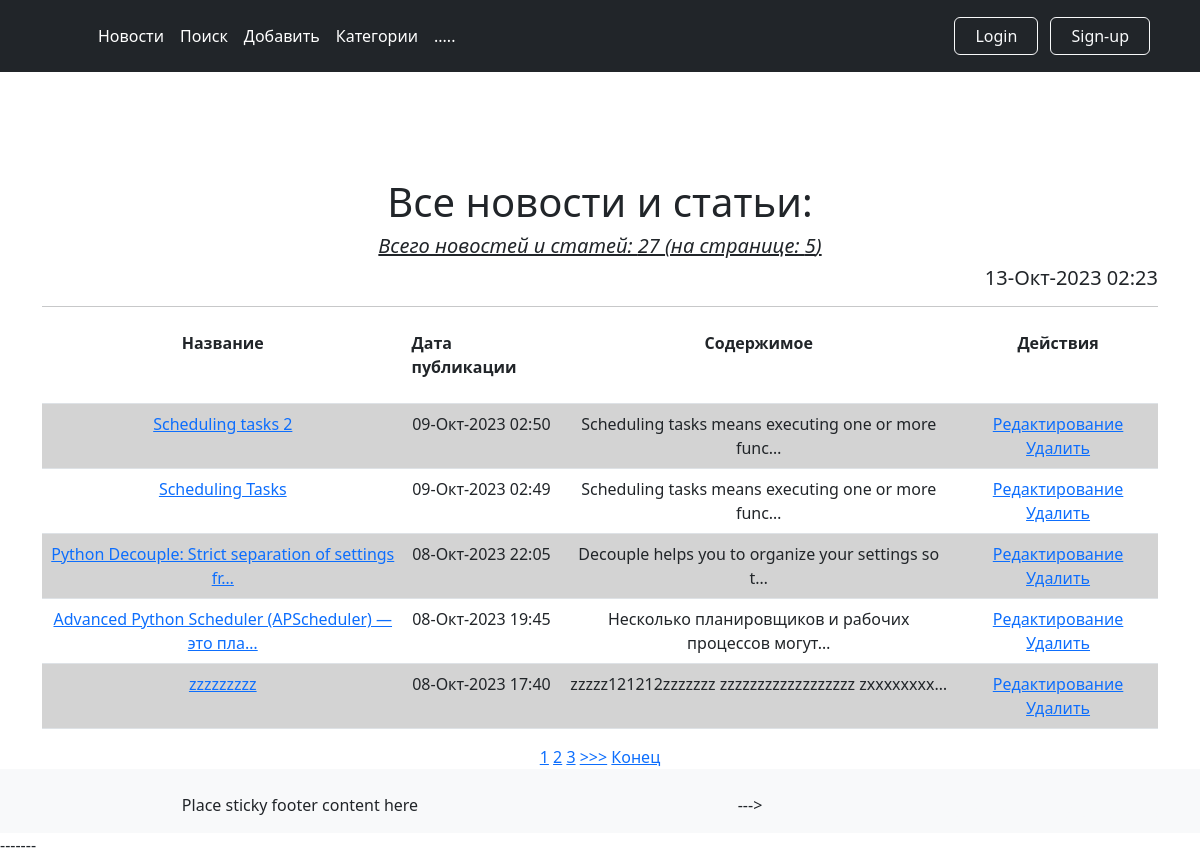
The app's page /, older data.
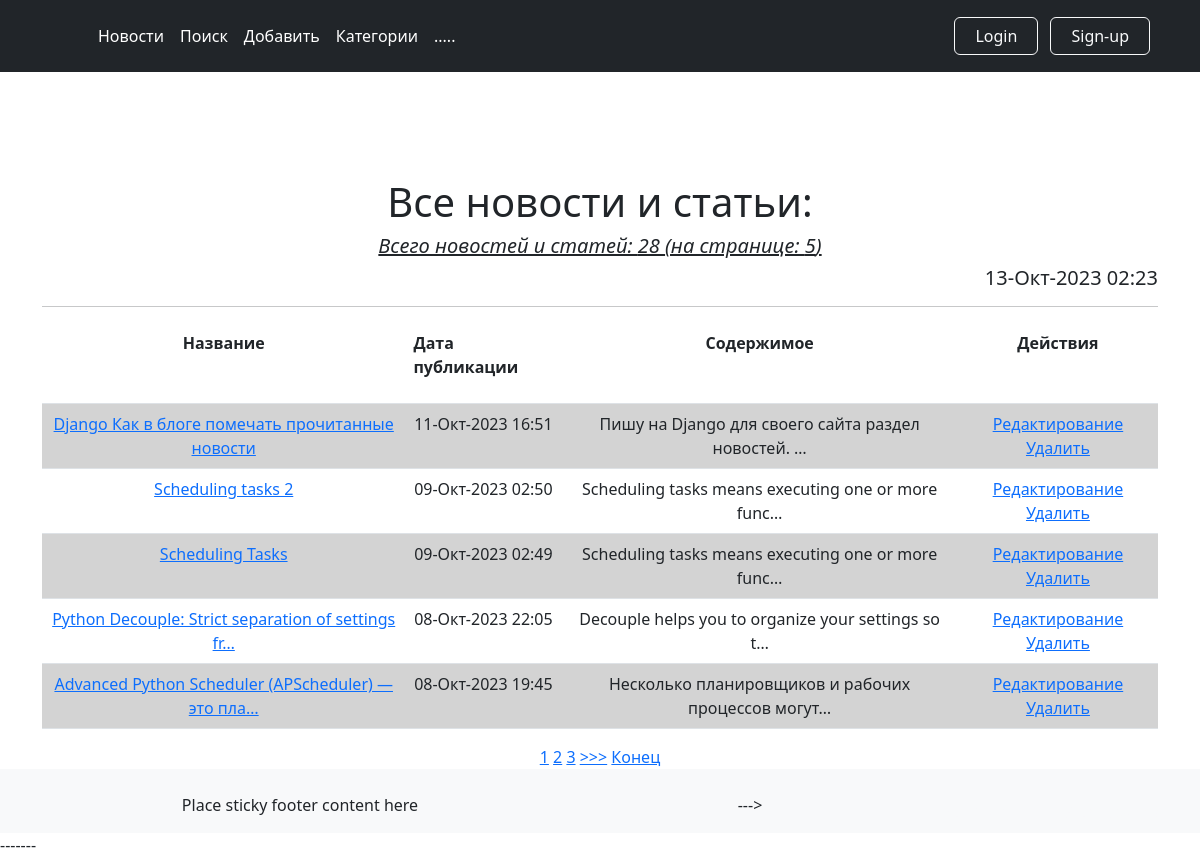
The same page, newer data.
### news/models.py (models this page shows, shortened)
class Post(models.Model):
    author = models.ForeignKey(Author, on_delete=models.CASCADE, verbose_name='Автор')
    NEWS = 'NW'
    ARTICLE = 'AR'
    TYPES = [
        (NEWS, 'Новость'),
        (ARTICLE, 'Статья'),
    ]
    categoryType = models.CharField(max_length=2, choices=TYPES, default=ARTICLE, verbose_name='Тип статьи')
    dateCreation = models.DateTimeField(auto_now_add=True, verbose_name='Дата публикации')
    postCategory = models.ManyToManyField(Category, through='PostCategory', verbose_name='Категории статьи')
    title = models.CharField(max_length=128, verbose_name='Заголовок')
    text = models.TextField(verbose_name='Текст статьи')
    rating = models.SmallIntegerField(default=0, verbose_name='Рейтинг')

### news/views.py (the view, shortened to what this page needs)
# urls.py: path('', PostsList.as_view(), name='posts'),
class PostsList(ListView):
    model = Post
    template_name = 'news/posts.html'
    context_object_name = 'posts'
    ordering = ['-dateCreation']
    form_class = PostForm
    paginate_by = 5
    def get_context_data(self, **kwargs):
        context = super().get_context_data(**kwargs)
        context['time_now'] = timezone.localtime(timezone.now())  # добавим переменную текущей даты time_now
        context['posts_count'] = Post.objects.all().count()  # добавим переменную кол-во постов
        context['form'] = PostForm()
        context['is_not_authors'] = not self.request.user.groups.filter(name='authors').exists()
        return context

### news/templatetags/custom_filters.py (called while the page is built)
@register.filter(name='Censor2')
def hide_forbidden(text):
    words = text.split()
    result = []
    for word in words:
        if word in banned_word_list:
            result.append(word[0] + "*"*(len(word)-2) + word[-1])
        else:
            result.append(word)
    return " ".join(result)

### news/templates/news/posts.html (shortened to what this page needs)
{% extends 'layout/default.html' %}
{% load custom_filters %}
{% block content %}
    {% if category %}
        {% if user not in category.subscribers.filter %}
            <a href="{% url 'news:subscribe' category.pk %}" class="btn btn-primary">Подписаться</a>
        {% else %}
            <a href="{% url 'news:unsubscribe' category.pk %}" class="btn btn-secondary btn-sm">Отписаться</a>
        {% endif %}
        <h1 align="center" >Новости и статьи категории `{{ category.name }}`:</h1>
        <h5 align="center"><i><u> Всего новостей и статей: {{ category.post_set.count }}
            (на странице: {{ posts|length }})</u></i>
        </h5>
    {% else %}
        <h1 align="center" >Все новости и статьи:</h1>
        <h5 align="center"><i><u> Всего новостей и статей: {{ posts_count }}
            (на странице: {{ posts|length }})</u></i>
        </h5>
    {% endif %}
    <h5 align="right">{{ time_now| date:'d-M-Y H:i' }}</h5>
    <hr>
    {% if posts %}
        <table class="table">
            <tr>
                <th scope="col"> Название</th>
                <th scope="col"><p align="justify"> Дата публикации</p></th>
                <th scope="col">Содержимое</th>
                <th scope="col">Действия</th>
            </tr>
            {% for post in posts %}
                <tr class="{% cycle 'blue_tr' 'white_tr' %}">
                    <td>
                        <a href="{% url 'news:post_detail' post.pk %}">
                            {{ post.title|truncatewords:8|truncatechars:50|Censor2 }}
                        </a>
                    </td>
                    <td>{{ post.dateCreation| date:'d-M-Y H:i' }}</td>
                    <td>{{ post.text|truncatechars:50|Censor2 }}</td>
                    <td>
                        <a href="{% url 'news:post_update' post.pk %}">Редактирование</a>
                        <a href="{% url 'news:post_delete' post.pk %}">Удалить</a>
                    </td>
                </tr>
            {% endfor %}
        </table>
        {% include 'news/parts/paginator.html' %}
    {% else %}
        <h2>Новостей и статей нет!</h2>
    {% endif %}
{% endblock content %}

Row changes from the older to the newer data that the page shows:
no longer on this page (row unchanged): Post: title|Censor2 "zzzzzzzzz", dateCreation "08-Окт-2023 17:40", text|Censor2 "zzzzz121212zzzzzzz zzzzzzzzzzzzzzzzzz zxxxxxxxx…"
added Post: title|Censor2 "Django Как в блоге помечать прочитанные новости", dateCreation "11-Окт-2023 16:51", text|Censor2 "Пишу на Django для своего сайта раздел новостей. …"
Text that changed along with them:
{{ posts_count }}: "27" → "28"
